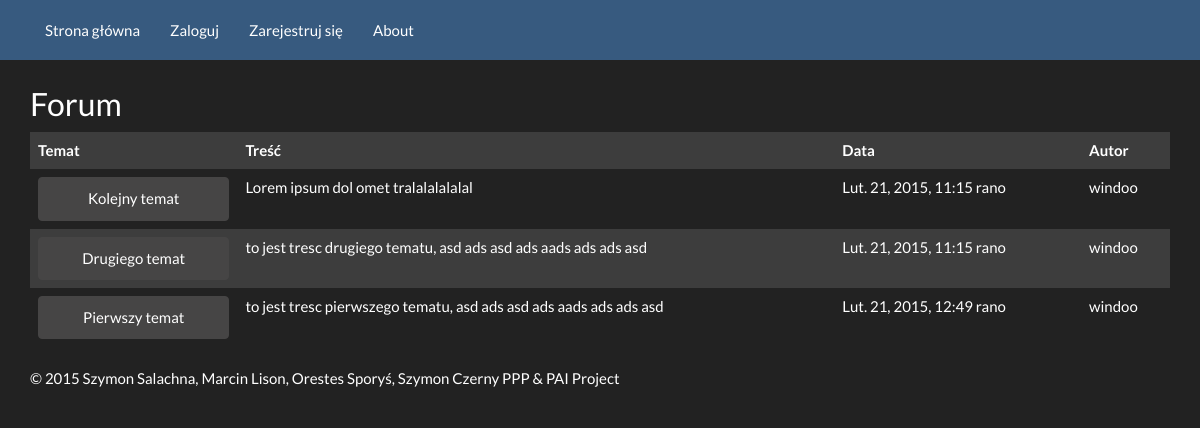
Before: / with the older database file.
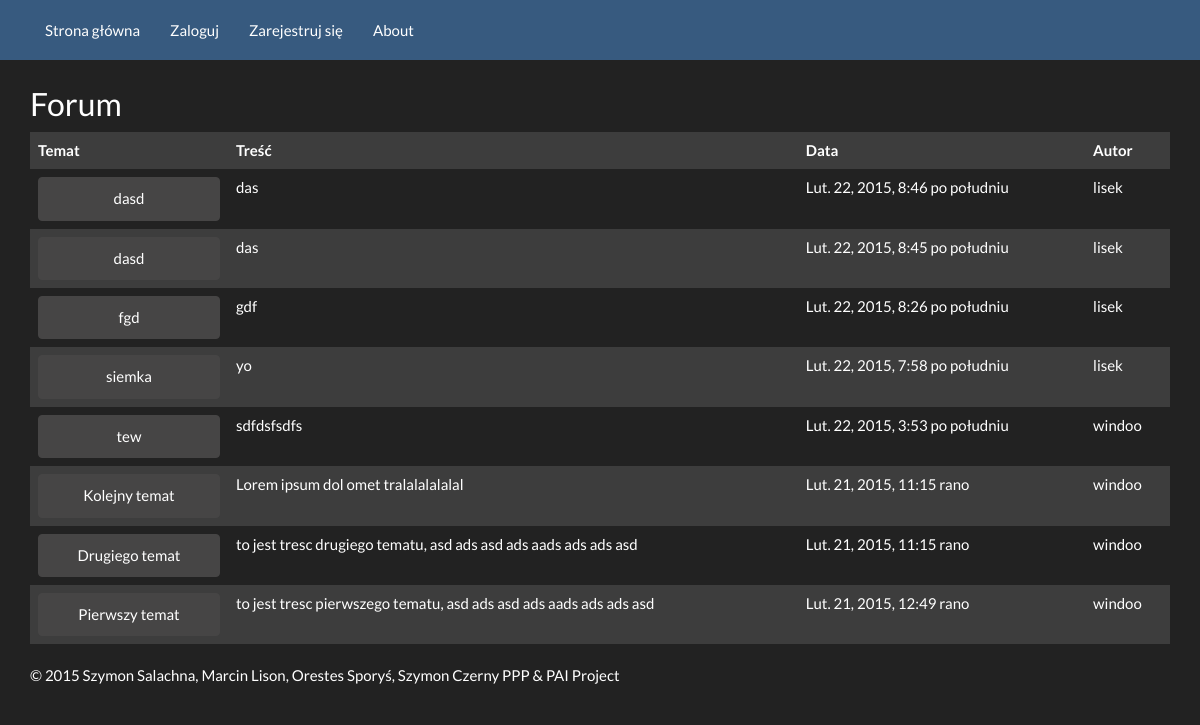
After: the same page with the newer database file.
### Forum/models.py (models this page shows, shortened)
class Topic(models.Model):
    title = models.CharField(max_length=60)
    description = models.TextField(max_length=10000, blank=True, null=True)
    created = models.DateTimeField(auto_now=True)
    creator = models.ForeignKey(User, blank=True, null=True)
    updated = models.DateTimeField(auto_now=True)
    closed = models.BooleanField(blank=True, default=False)

### Forum/views.py (the view)
# urls.py: url(r'^$', 'Forum.views.forum'),
def forum(request):
    topics = Topic.objects.all().order_by('-created')
    return render(request, 'forum/forum.html', {'topics': topics})

### templates/forum/forum.html (shortened to what this page needs)
{% extends 'forum/index.html' %}
{% block content %}
<h2>Forum</h2>
<table class="table table-striped table-hover">
    <tr>
        <th>
            Temat
        </th>
        <th>
            Treść
        </th>
        <th>
            Data
        </th>
        <th>Autor</th>
    </tr>
{% for topic in topics %}
    <tr>
        <td>
            <a href="/topic/{{ topic.id }}" class="btn btn-default btn-block">{{ topic.title }}</a>
        </td>
        <td>
            {{ topic.description }}
        </td>
        <td>
            {{ topic.created }}
        </td>
        <td>
            {{ topic.creator }}
        </td>
    </tr>
{% endfor %}
</table>
{% endblock %}

### templates/forum/index.html (shortened to what this page needs)
{% load staticfiles %}
<!DOCTYPE html>
<html>
<head lang="en">
    <link rel="stylesheet" href="{% static 'css/bootstrap.min.css' %}">
</head>
<body>
<nav class="navbar navbar-default navbar-fixed-top" role="navigation">
        <div class="container">
            <div class="navbar-collapse collapse">
                <ul class="nav navbar-nav">
                    <li><a href="/">Strona główna</a></li>
                    {% if user.is_authenticated %}
                        <li><a href="/logout">Wyloguj się</a></li>
                    {% else %}
                        <li><a href="/login">Zaloguj</a></li>
                        <li><a href="/register">Zarejestruj się</a></li>
                    {% endif %}
                    <li><a href="/about">About</a></li>
                </ul>
            </div>
        </div>
</nav>
    <div class="container body-content" style="padding-top: 65px">
        {% block content %}
        {% endblock %}
        <footer>
            <p>&copy; {% now "Y" %} Szymon Salachna, Marcin Lison, Orestes Sporyś, Szymon Czerny PPP & PAI Project</p>
        </footer>
    </div>
</body>
</html>

Changed rows visible on the page:
added Topic: title "dasd", description "das", created "Lut. 22, 2015, 8:46 po południu", creator "lisek"
added Topic: title "dasd", description "das", created "Lut. 22, 2015, 8:45 po południu", creator "lisek"
added Topic: title "fgd", description "gdf", created "Lut. 22, 2015, 8:26 po południu", creator "lisek"
added Topic: title "siemka", description "yo", created "Lut. 22, 2015, 7:58 po południu", creator "lisek"
added Topic: title "tew", description "sdfdsfsdfs", created "Lut. 22, 2015, 3:53 po południu", creator "windoo"
